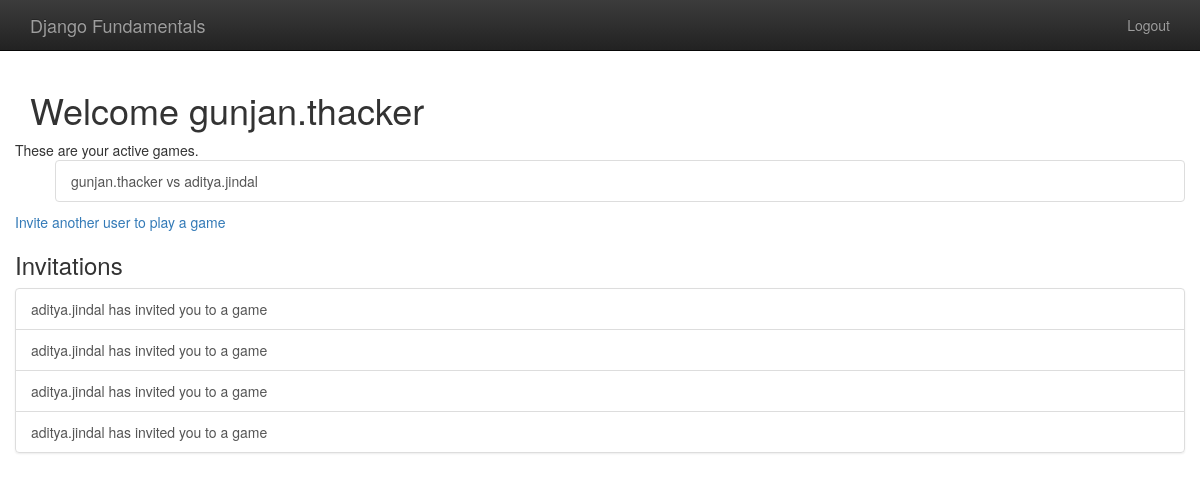
The app's page /player/home (signed in) with its own data.
### gameplay/models.py (models this page shows, shortened)
@python_2_unicode_compatible
class Game(models.Model):
    first_player = models.ForeignKey(User,related_name = "game_first_player")
    second_player = models.ForeignKey(User,related_name = "game_second_player")
    start_time = models.DateTimeField(auto_now_add=True)
    last_active = models.DateTimeField(auto_now=True)
    status = models.CharField(max_length=1,default = 'F',choices=GAME_STATUS_CHOICES)
    objects = GameQuerySet.as_manager()
    def get_absolute_url(self):
        return reverse("gameplay_detail",args=[self.id])

### player/models.py (models this page shows)
class Invitation(models.Model):
    from_user = models.ForeignKey(User, related_name="invitation_sent")
    to_user = models.ForeignKey(User, related_name="invitation_recieved")
    message = models.CharField(max_length=300)
    timestamp = models.DateTimeField(auto_now_add=True)

### player/views.py (the view)
# urls.py: url(r'home$',home,name = 'player_home'),
@login_required
def home(request):
    all_my_games = Game.objects.game_for_user(request.user)
    active_games = all_my_games.active()
    invitations = request.user.invitation_recieved.all()
    return render(request , 'player/home.html',{'games':active_games,"invitations":invitations})

### gameplay/models.py (called while the page is built)
    def game_for_user(self, user):
        return self.filter(Q(first_player = user) | Q(second_player = user))

    def active(self):
        return self.filter(Q(status = "F") | Q(status = "S"))

### templates/player/home.html
{% extends "base.html" %}
{% block content %}
    <h1>Welcome {{user.username}}</h1>
    <div class="row">
        <div class="col">
    These are your active games.
    <ul>
        {% for g in games %}
        <a class="list-group-item" href="{{ g.get_absolute_url }}">
        {{g.first_player}} vs {{g.second_player}}
        </a>
            {% endfor %}
    </ul>
    <a href="{% url 'player_new_invitation' %}">
        Invite another user to play a game
    </a>
    </div>
        <div class="col">
            <h3>Invitations</h3>
            {% if invitations %}
            <div class="list-group">
                {% for inv in invitations %}
                <a class="list-group-item" href="{% url 'player_accept_invitation' id=inv.id %}">
                    {{ inv.from_user.username }} has invited you to a game
                </a>
                {% endfor %}
            </div>
            {% else %}
            <p> You have no invitations</p>
            {% endif %}
    </div>
    </div>
{% endblock %}

### templates/base.html (shortened to what this page needs)
{% load staticfiles %}
<!doctype html>
<html class="no-js" lang="">
    <head>
        {% block styling %}
        <link rel="stylesheet" href="{% static 'css/bootstrap.min.css' %}">
        <link rel="stylesheet" href="{% static 'css/bootstrap-theme.min.css' %}">
        <link rel="stylesheet" href="{% static 'css/main.css' %}">
        {% endblock styling %}
    </head>
    <body>
    <nav class="navbar navbar-inverse navbar-fixed-top" role="navigation">
      <div class="container">
        <div class="navbar-header">
          <a class="navbar-brand" href="welcome/">Django Fundamentals</a>
        </div>
          <ul class="nav navbar-nav navbar-right">
              {% if user.is_authenticated %}
              <li><a href="{% url 'player_logout' %}">Logout</a></li>
              {% else %}
              <li><a href="{% url 'player_login' %}">Login</a></li>
              {% endif %}
          </ul>
      </div>
    </nav>
    <div class ="container">
        {% block content %}
        {% endblock %}
    </div>
    </body>
</html>

### templates/base.html (style rules this page uses)
body { padding-top: 70px; padding-bottom: 20px; }

### records on screen
Game: first_player "gunjan.thacker", second_player "aditya.jindal"
Invitation: from_user.username "aditya.jindal"
Invitation: from_user.username "aditya.jindal"
Invitation: from_user.username "aditya.jindal"
Invitation: from_user.username "aditya.jindal"

### other values on screen
{{ user.username }} "gunjan.thacker"
